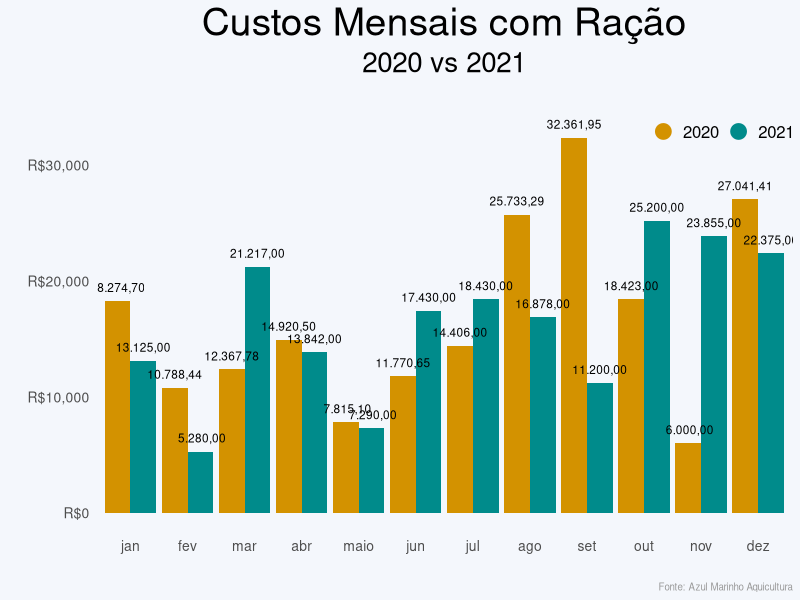

The R source for this figure:
# Custos Mensais de Ração

library(tidyverse)

feed_costs <- tibble::tribble(
  ~mes,      ~`2020`,   ~`2021`,
  "jan",    18274.70,  13125.00,
  "fev",    10788.44,   5280.00,
  "mar",    12367.78,  21217.00,
  "abr",    14920.50,  13842.00,
  "maio",    7815.10,   7290.00,
  "jun",    11770.65,  17430.00,
  "jul",    14406.00,  18430.00,
  "ago",    25733.29,  16878.00,
  "set",    32361.95,  11200.00,
  "out",    18423.00,  25200.00,
  "nov",     6000.00,  23855.00,
  "dez",    27041.41,  22375.00,
  )



## pivot to long format with the 
## ano and valor as their own columns
feed_costs_long <- tidyr::pivot_longer(feed_costs, 
                                      cols = -"mes", 
                                      names_to = "ano", 
                                      values_to = "valor")

## plot the anos side-by-side in the original order

p <- ggplot(feed_costs_long) + 
  geom_col(aes(factor(mes, levels = feed_costs$mes), 
               valor, fill = ano), position = position_dodge(width = 0.9), na.rm = FALSE) + 
  
  
  ## add a hidden set of points to make the legend circles easily
  geom_point(aes(x = mes, y = -10, color = ano, fill = ano), size = 5, na.rm = TRUE) + 
  
  
  ## add the percentages just above each bar
 # geom_text(aes(mes, valor + 2, label = paste0("R$",valor), group = ano),
#          position = position_dodge(width = 0.9), size = 3, vjust = -1.3, na.rm = FALSE) +
  
  geom_text(aes(mes, valor + 2, label = format( valor, big.mark = ".", decimal.mark = ","), group = ano),
            position = position_dodge(width = 0.9), size = 3, vjust = -1, na.rm = FALSE) +
            
  
   ## use similar colours to the original
  scale_fill_manual(values = c(`2020` = "#D39200", `2021` = "darkcyan")) +
  scale_color_manual(values = c(`2020` = "#D39200", `2021` = "darkcyan")) + 
  
  
  ## hide the fill legend and make the color legend horizontal
  guides(fill = "none", color = guide_legend(direction = "horizontal")) +
  scale_y_continuous(labels = scales::comma_format(scale = 1, prefix = "R$"), 
                     limits = c(0, 35000)) +
  labs(title = "Custos Mensais com Ração", 
       subtitle = "2020 vs 2021", 
       caption = "Fonte: Azul Marinho Aquicultura",
       x = "", y = "") +
  theme_minimal() + 
  theme(axis.text = element_text(size = 10),
        plot.title = element_text(size = 28, hjust= 0.5), 
        plot.subtitle = element_text(size = 20, hjust = 0.5),
        plot.caption = element_text(size = 7, color = "grey60"),
        plot.background = element_rect(fill = "#f4f7fc", size = 0),
        legend.title = element_blank(),
        legend.text= element_text(size = 12),
        panel.grid = element_blank(),
  
        
        ## move the color legend to an inset 
        legend.position = c(0.9, 0.9)) 
p




